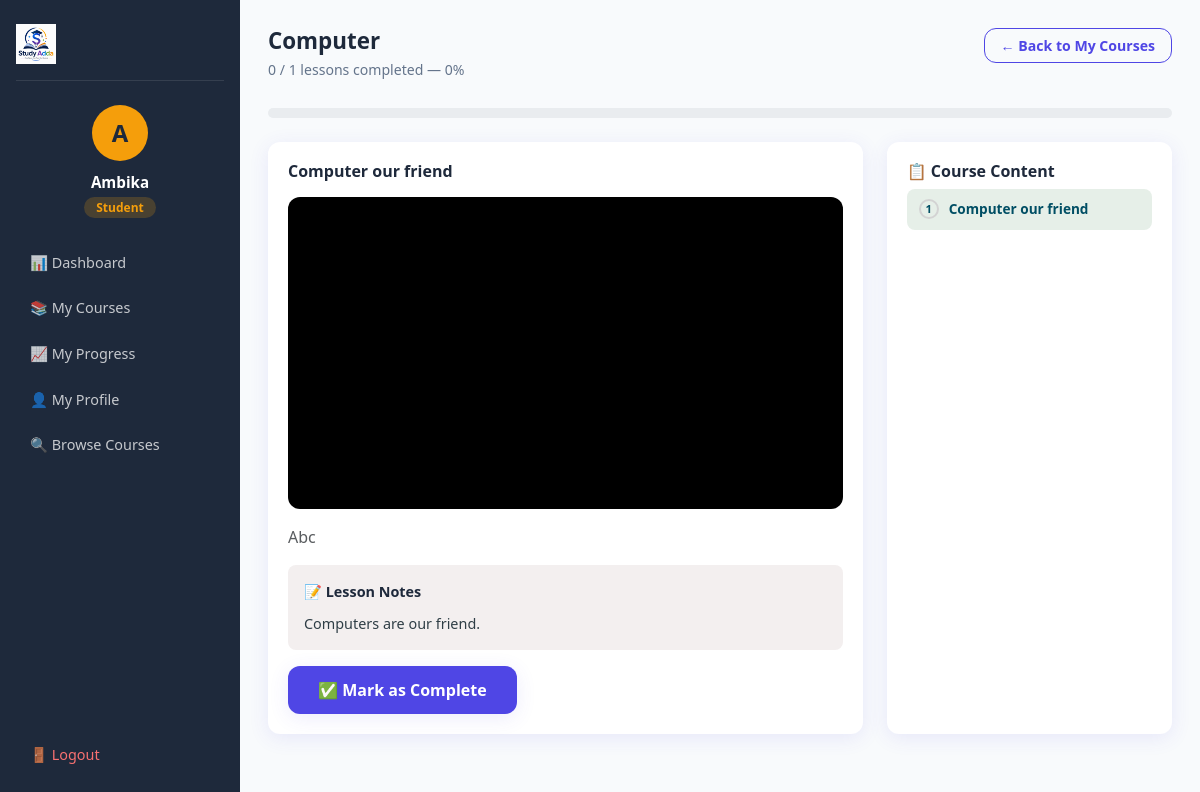
/student/lesson.php?course_id=15 (signed in), run on the app's committed database.
### tables this page shows
CREATE TABLE `courses` (
  `id` int(11) NOT NULL,
  `title` varchar(255) NOT NULL,
  `description` text DEFAULT NULL,
  `instructor` varchar(100) DEFAULT NULL,
  `duration` varchar(50) DEFAULT NULL,
  `price` decimal(10,2) DEFAULT 0.00,
  `class` int(11) DEFAULT NULL,
  `image` varchar(255) DEFAULT NULL,
  `created_at` timestamp NOT NULL DEFAULT current_timestamp()
);

CREATE TABLE `lessons` (
  `id` int(11) NOT NULL,
  `course_id` int(11) NOT NULL,
  `title` varchar(255) NOT NULL,
  `video_url` varchar(500) DEFAULT NULL,
  `notes` text DEFAULT NULL,
  `description` text DEFAULT NULL,
  `lesson_order` int(11) DEFAULT 0,
  `created_at` timestamp NOT NULL DEFAULT current_timestamp()
);

### student/lesson.php (the view, shortened to what this page needs)
<?php
include "../includes/dbconfig.php";
$courseId = isset($_GET['course_id']) ? intval($_GET['course_id']) : 0;
$stmt = mysqli_prepare($conn, "SELECT * FROM courses WHERE id = ?");
mysqli_stmt_bind_param($stmt, "i", $courseId);
mysqli_stmt_execute($stmt);
$course = mysqli_fetch_assoc(mysqli_stmt_get_result($stmt));
$allLessons = mysqli_query($conn, "SELECT * FROM lessons WHERE course_id = $courseId ORDER BY lesson_order ASC");
$lessonList = mysqli_fetch_all($allLessons, MYSQLI_ASSOC);
$totalLessons = count($lessonList);
$lessonId = isset($_GET['lesson_id']) ? intval($_GET['lesson_id']) : 0;
if ($lessonId === 0 && $totalLessons > 0) {
    $lessonId = $lessonList[0]['id'];
}
$currentLesson = null;
foreach ($lessonList as $l) {
    if ($l['id'] == $lessonId) {
        $currentLesson = $l;
        break;
    }
}
$completedIds = [];
$completedCount = count($completedIds);
function getYoutubeEmbedUrl($url)
{
    preg_match('/(?:youtube\.com\/watch\?v=|youtu\.be\/)([a-zA-Z0-9_-]+)/', $url, $matches);
    return isset($matches[1]) ? "https://www.youtube.com/embed/{$matches[1]}" : '';
}
$progressPct = $totalLessons > 0 ? round(($completedCount / $totalLessons) * 100) : 0;
?>
<!DOCTYPE html>
<html lang="en">
<head>
    <link href="https://cdn.jsdelivr.net/npm/bootstrap@5.3.6/dist/css/bootstrap.min.css" rel="stylesheet">
    <link rel="stylesheet" href="/MyProject/css/style.css">
</head>
<body class="dashboard-body">
    <div class="dashboard-wrapper">
        <aside class="sidebar">
            <div class="sidebar-logo">
                <a href="/MyProject/index.php">
                    <img src="/MyProject/images/logo.png" alt="Study Adda" height="40">
                </a>
            </div>
            <div class="sidebar-user">
                <div class="sidebar-avatar"><?php echo strtoupper(substr($_SESSION['user_name'], 0, 1)); ?></div>
                <p class="sidebar-name"><?php echo htmlspecialchars($_SESSION['user_name']); ?></p>
                <span class="sidebar-role">Student</span>
            </div>
            <nav class="sidebar-nav">
                <a href="dashboard.php" class="sidebar-link">📊 Dashboard</a>
                <a href="courses.php" class="sidebar-link">📚 My Courses</a>
                <a href="progress.php" class="sidebar-link">📈 My Progress</a>
                <a href="profile.php" class="sidebar-link">👤 My Profile</a>
                <a href="/MyProject/courses.php" class="sidebar-link">🔍 Browse Courses</a>
                <a href="/MyProject/logout.php" class="sidebar-link logout-link">🚪 Logout</a>
            </nav>
        </aside>
        <main class="dashboard-main">
            <div class="dashboard-topbar">
                <div>
                    <h4 class="topbar-title"><?php echo htmlspecialchars($course['title']); ?></h4>
                    <p class="topbar-sub"><?php echo $completedCount; ?> / <?php echo $totalLessons; ?> lessons completed — <?php echo $progressPct; ?>%</p>
                </div>
                <a href="courses.php" class="btn btn-outline-admin">← Back to My Courses</a>
            </div>
            <div class="progress mb-4" style="height:10px; border-radius:6px;">
            </div>
            <?php if ($totalLessons === 0): ?>
                <div class="dashboard-card">
                    <div class="text-center py-5">
                        <div style="font-size:3rem;">📭</div>
                        <h5 class="mt-2">No lessons available yet</h5>
                        <p class="text-muted">Your instructor hasn't added lessons for this course yet</p>
                    </div>
                </div>
            <?php else: ?>
                <div class="row g-4">
                    <div class="col-12 col-lg-8">
                        <div class="dashboard-card">
                            <?php if ($currentLesson): ?>
                                <h5 class="dashboard-card-title mb-3"><?php echo htmlspecialchars($currentLesson['title']); ?></h5>
                                <?php $embedUrl = getYoutubeEmbedUrl($currentLesson['video_url']); ?>
                                <?php if ($embedUrl): ?>
                                    <div class="lesson-video-wrap mb-3">
                                        <iframe src="<?php echo $embedUrl; ?>" allowfullscreen></iframe>
                                    </div>
                                <?php else: ?>
                                    <div class="text-center py-4" style="background:#f3efef; border-radius:8px;">
                                        <p class="text-muted mb-0">📹 No video available for this lesson</p>
                                    </div>
                                <?php endif; ?>
                                <?php if ($currentLesson['description']): ?>
                                    <p class="text-muted mt-3"><?php echo htmlspecialchars($currentLesson['description']); ?></p>
                                <?php endif; ?>
                                <?php if ($currentLesson['notes']): ?>
                                    <div class="mt-3" style="background:#f3efef; border-radius:8px; padding:16px;">
                                        <p class="includes-title">📝 Lesson Notes</p>
                                        <p style="white-space:pre-wrap; font-size:0.9rem; color:#2f3e46; margin:0;"><?php echo htmlspecialchars($currentLesson['notes']); ?></p>
                                    </div>
                                <?php endif; ?>
                                <?php if (in_array($currentLesson['id'], $completedIds)): ?>
                                    <button class="btn enroll-btn mt-3" disabled>✅ Completed</button>
                                <?php else: ?>
                                    <form action="" method="POST" class="mt-3">
                                        <button type="submit" name="mark_complete" class="btn enroll-btn">✅ Mark as Complete</button>
                                    </form>
                                <?php endif; ?>
                            <?php else: ?>
                                <p class="text-muted">Select a lesson from the list to begin.</p>
                            <?php endif; ?>
                        </div>
                    </div>
                    <div class="col-12 col-lg-4">
                        <div class="dashboard-card">
                            <h6 class="dashboard-card-title mb-2">📋 Course Content</h6>
                            <?php foreach ($lessonList as $index => $l): ?>
                                <a href="lesson.php?course_id=<?php echo $courseId; ?>&lesson_id=<?php echo $l['id']; ?>"
                                    class="lesson-sidebar-item <?php echo $l['id'] == $lessonId ? 'active' : ''; ?>">
                                    <span class="lesson-sidebar-check <?php echo in_array($l['id'], $completedIds) ? 'completed' : ''; ?>">
                                        <?php echo in_array($l['id'], $completedIds) ? '✓' : ($index + 1); ?>
                                    </span>
                                    <span><?php echo htmlspecialchars($l['title']); ?></span>
                                </a>
                            <?php endforeach; ?>
                        </div>
                    </div>
                </div>
            <?php endif; ?>
        </main>
    </div>
</body>
</html>

### css/style.css (style rules this page uses)
:root { --primary-color: #4f46e5; --primary-hover: #3730a3; --secondary-color: #f59e0b; --text-dark: #1e293b; --text-muted: #64748b; --bg-light: #f8fafc; --bg-welcome: linear-gradient(135deg, #eef2ff 0%, #e0e7ff 100%); --shadow: 0 4px 20px rgba(79, 70, 229, 0.1); --border-radius: 12px; }
body { font-family: "Segoe UI", Tahoma, Geneva, Verdana, sans-serif; color: var(--text-dark); background-color: #fff; }
.enroll-btn { background-color: var(--primary-color); color: #fff; border: none; padding: 12px 28px; border-radius: 8px; font-weight: 600; font-size: 1rem; transition: background-color 0.3s ease, transform 0.2s ease; display: inline-block; text-decoration: none; }
.enroll-btn { background: var(--primary-color); color: #fff; font-weight: 600; padding: 12px 30px; border-radius: var(--border-radius); border: none; box-shadow: var(--shadow); transition: transform 0.25s ease, background 0.25s ease, box-shadow 0.25s ease; }
.dashboard-body { background-color: var(--bg-light); min-height: 100vh; }
.dashboard-wrapper { display: flex; min-height: 100vh; }
.sidebar { width: 240px; min-height: 100vh; background: var(--text-dark); padding: 24px 16px; position: fixed; top: 0; left: 0; display: flex; flex-direction: column; gap: 24px; z-index: 100; }
.sidebar-logo { padding-bottom: 16px; border-bottom: 1px solid rgba(255, 255, 255, 0.1); }
.sidebar-user { text-align: center; }
.sidebar-avatar { width: 56px; height: 56px; background: var(--secondary-color); color: var(--text-dark); border-radius: 50%; display: flex; align-items: center; justify-content: center; font-size: 1.5rem; font-weight: 800; margin: 0 auto 10px; }
.sidebar-name { color: #fff; font-weight: 700; font-size: 0.95rem; margin: 0; }
.sidebar-role { background: rgba(245, 158, 11, 0.2); color: var(--secondary-color); font-size: 0.75rem; font-weight: 600; padding: 2px 12px; border-radius: 999px; }
.sidebar-nav { display: flex; flex-direction: column; gap: 4px; flex: 1; }
.sidebar-link { color: rgba(255, 255, 255, 0.75); text-decoration: none; padding: 10px 14px; border-radius: var(--border-radius); font-size: 0.9rem; font-weight: 500; transition: all 0.2s; }
.logout-link { margin-top: auto; color: #f87171 !important; }
.dashboard-main { margin-left: 240px; padding: 28px; flex: 1; min-height: 100vh; }
.dashboard-topbar { display: flex; justify-content: space-between; align-items: flex-start; margin-bottom: 28px; flex-wrap: wrap; gap: 12px; }
.topbar-title { font-size: 1.4rem; font-weight: 700; color: var(--text-dark); margin: 0; }
.topbar-sub { color: var(--text-muted); font-size: 0.88rem; margin: 4px 0 0 0; }
.dashboard-card { background: #fff; border-radius: var(--border-radius); padding: 20px; box-shadow: var(--shadow); height: 100%; }
.dashboard-card-title { font-size: 1rem; font-weight: 700; color: var(--text-dark); margin: 0; }
.btn-outline-admin { border: 1.5px solid var(--primary-color); color: var(--primary-color); border-radius: var(--border-radius); font-weight: 600; padding: 6px 16px; font-size: 0.88rem; text-decoration: none; transition: all 0.2s; display: inline-block; }
.includes-title { color: var(--text-dark); font-weight: 600; font-size: 0.9rem; margin-bottom: 10px; }
.lesson-video-wrap { position: relative; padding-bottom: 56.25%; height: 0; overflow: hidden; border-radius: 12px; background: #000; }
.lesson-video-wrap iframe { position: absolute; top: 0; left: 0; width: 100%; height: 100%; border: none; }
.lesson-sidebar-item { display: flex; align-items: center; gap: 10px; padding: 10px 12px; border-radius: 8px; text-decoration: none; color: #2f3e46; font-size: 0.85rem; transition: background 0.2s; }
.lesson-sidebar-item.active { background: #e6efe8; color: #004e64; font-weight: 700; }
.lesson-sidebar-check { width: 20px; height: 20px; border-radius: 50%; border: 2px solid #d3d3d3; flex-shrink: 0; display: flex; align-items: center; justify-content: center; font-size: 0.7rem; }

### data on the page
courses: title "Computer"
lessons: title "Computer our friend", description "Abc", notes "Computers are our friend."

### other printed values
substr($_SESSION['user_name'], 0, 1) "A"
$_SESSION['user_name'] "Ambika"
$completedCount "0"
$totalLessons "1"
$progressPct "0"
